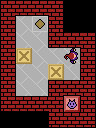

Rendered tile map (Tiled .tmx) drawn with the repository's tilesets; below, a short description and the full map source, tile grids included:
An orthogonal 6x8 tile map with 16x16 px tiles, 2 tile layers (Terrain, Entities), 2 tilesets.

<map version="1.0" orientation="orthogonal" renderorder="right-down" width="6" height="8" tilewidth="16" tileheight="16">
 <properties>
  <property name="Description" value=" " />
  <property name="Name" value="Level 1" />
 </properties>
 <tileset firstgid="1" name="TilesetWorld1" tilewidth="16" tileheight="16">
  <image source="TilesetWorld1.png" width="512" height="512" />
 </tileset>
 <tileset firstgid="1025" name="Charset" tilewidth="16" tileheight="16">
  <image source="Charset.png" width="256" height="256" />
 </tileset>
 <layer name="Terrain" width="6" height="8">
  <data>
   <tile gid="10" />
   <tile gid="9" />
   <tile gid="9" />
   <tile gid="11" />
   <tile gid="0" />
   <tile gid="0" />
   <tile gid="4" />
   <tile gid="417" />
   <tile gid="641" />
   <tile gid="4" />
   <tile gid="1" />
   <tile gid="0" />
   <tile gid="4" />
   <tile gid="417" />
   <tile gid="417" />
   <tile gid="5" />
   <tile gid="9" />
   <tile gid="11" />
   <tile gid="4" />
   <tile gid="641" />
   <tile gid="417" />
   <tile gid="417" />
   <tile gid="417" />
   <tile gid="4" />
   <tile gid="4" />
   <tile gid="417" />
   <tile gid="417" />
   <tile gid="417" />
   <tile gid="417" />
   <tile gid="4" />
   <tile gid="4" />
   <tile gid="417" />
   <tile gid="417" />
   <tile gid="10" />
   <tile gid="9" />
   <tile gid="11" />
   <tile gid="5" />
   <tile gid="9" />
   <tile gid="9" />
   <tile gid="11" />
   <tile gid="250" />
   <tile gid="4" />
   <tile gid="0" />
   <tile gid="0" />
   <tile gid="0" />
   <tile gid="5" />
   <tile gid="9" />
   <tile gid="6" />
  </data>
 </layer>
 <layer name="Entities" width="6" height="8">
  <data>
   <tile gid="0" />
   <tile gid="0" />
   <tile gid="0" />
   <tile gid="0" />
   <tile gid="0" />
   <tile gid="0" />
   <tile gid="0" />
   <tile gid="0" />
   <tile gid="0" />
   <tile gid="0" />
   <tile gid="0" />
   <tile gid="0" />
   <tile gid="0" />
   <tile gid="0" />
   <tile gid="0" />
   <tile gid="0" />
   <tile gid="0" />
   <tile gid="0" />
   <tile gid="0" />
   <tile gid="769" />
   <tile gid="0" />
   <tile gid="0" />
   <tile gid="1025" />
   <tile gid="0" />
   <tile gid="0" />
   <tile gid="0" />
   <tile gid="0" />
   <tile gid="769" />
   <tile gid="0" />
   <tile gid="0" />
   <tile gid="0" />
   <tile gid="0" />
   <tile gid="0" />
   <tile gid="0" />
   <tile gid="0" />
   <tile gid="0" />
   <tile gid="0" />
   <tile gid="0" />
   <tile gid="0" />
   <tile gid="0" />
   <tile gid="0" />
   <tile gid="0" />
   <tile gid="0" />
   <tile gid="0" />
   <tile gid="0" />
   <tile gid="0" />
   <tile gid="0" />
   <tile gid="0" />
  </data>
 </layer>
</map>